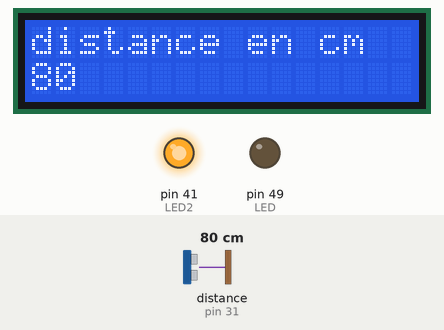
This sketch was run on a simulated Arduino Mega 2560, built with avr-gcc and run on an emulated ATmega2560. Parts: 16×2 character LCD, output pins drawn as LEDs (lit = HIGH). Wiring (inferred from the names in the program): ultrasonic range finder: trigger pin 46; echo pin 31. The test bench sets the inputs (shaded band); at power-on: distance to the obstacle (sensor on pin 31) 80 cm. The echo pulse lasts 58.3 µs per cm; pins used as bus, display or sensor lines are not drawn; what the sketch prints to the serial monitor is not drawn.

Above: at 1.2 s.
1.3 s: distance to the obstacle (sensor on pin 31) set to 56 cm
At 2.1 s:
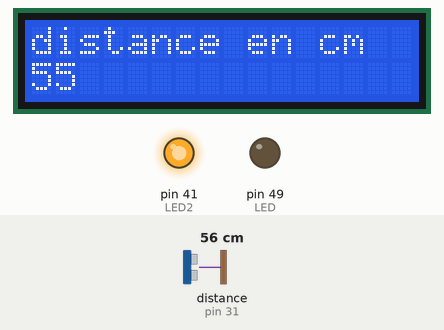
3.0 s: distance to the obstacle (sensor on pin 31) set to 47 cm
At 4.0 s:
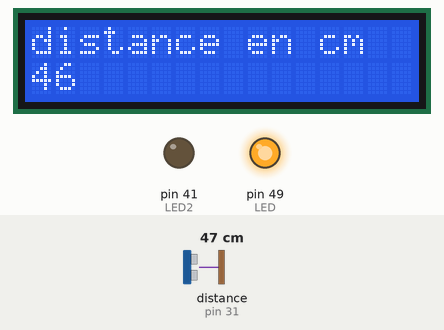
4.6 s: distance to the obstacle (sensor on pin 31) set to 2 cm
At 5.8 s:
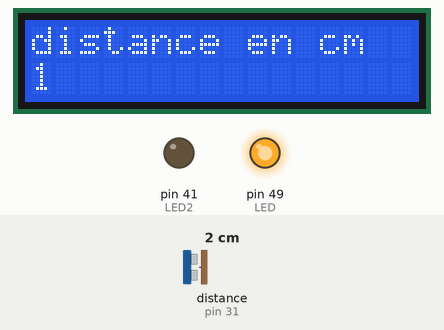
6.1 s: distance to the obstacle (sensor on pin 31) set to 60 cm
At 7.5 s:
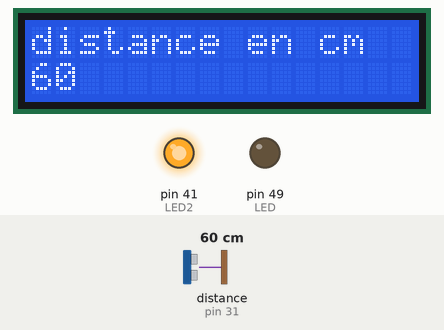
Timing chart, 0 to 9.1 s (numbered marks = the images above; inputs shaded):
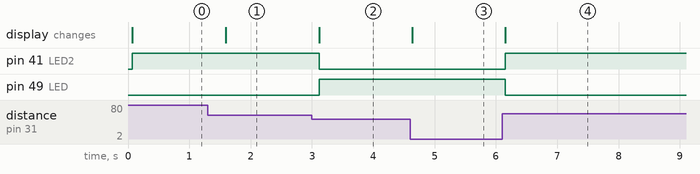

Measured:
- the behaviour switches between 51 and 50 cm on distance to the obstacle (sensor on pin 31) (found by bisection; images 1 and 2)
- after the input at 1.3 s, the display: changes after 0.30 s (image 1)
- after the input at 3.0 s, pin 41 (LED2): HIGH → LOW after 0.12 s; pin 49 (LED): LOW → HIGH after 0.12 s; the display: changes after 0.12 s (image 2)
- after the input at 4.6 s, the display: changes at once (image 3)
- after the input at 6.1 s, pin 41 (LED2): LOW → HIGH after 0.05 s; pin 49 (LED): HIGH → LOW after 0.05 s; the display: changes after 0.05 s (image 4)

The sketch:

ultrasonique.ino
```cpp
// Ecran LCD
#include <LiquidCrystal.h>

/* Code basé sur :
https://itechnofrance.wordpress.com/2013/03/12/utilisation-du-module-ultrason-hc-sr04-avec-larduino/
*/

/* Utilisation du capteur Ultrason HC-SR04 */

// capteur ultra sonique
#define ULTRA_SON_TRIG 46
#define ULTRA_SON_ECHO 31

// les deux LED
#define LED 49
#define LED2 41

// nb de cm pour affichage distinctif LED
#define DISTANCE_LED 50

// lecture echo et conversion en cm
long lecture_echo;
long cm;

// Ecran LCD
LiquidCrystal lcd(8, 9, 4, 5, 6, 7);

void setup()
{
  pinMode(ULTRA_SON_TRIG, OUTPUT);// initialisation trigger as output pour la carte
  digitalWrite(ULTRA_SON_TRIG, LOW); // On envoi du low

  pinMode(ULTRA_SON_ECHO, INPUT);// initialisation echo as input pour la carte
  Serial.begin(9600); // data rate in bits per second

  // initialisation  LED
  pinMode(LED, OUTPUT);
  pinMode(LED2, OUTPUT);

   lcd.begin(16, 2);              // Lance la librarie LCD (16 caractères x 2 lignes)
   lcd.setCursor(0,0); //En haut à gauche (numéroté depuis 0)
   lcd.print("distance en cm"); // Afficher un petit message
}

void loop()
{


  // 10 us de high pour trig pour lancer le capteur ultra sonique
  digitalWrite(ULTRA_SON_TRIG, HIGH);
  delayMicroseconds(10);
  digitalWrite(ULTRA_SON_TRIG, LOW);

  // on recupere l echo
  lecture_echo = pulseIn(ULTRA_SON_ECHO, HIGH);
  cm = lecture_echo / 58;
  // Affichage moniteur
  Serial.print("distance : ");
  Serial.println(cm);
  // Affichage LCD
   lcd.setCursor(0,1);   //Ligne du bas
     lcd.print("                   ");   //Effacer cette ligne
   lcd.setCursor(0,1);   //Ligne du bas
   lcd.print(cm);   // distance

  // affichage LED selon seuil de distance
  if (cm < DISTANCE_LED)
  {
    digitalWrite(LED, HIGH);   // turn the LED on (HIGH is the voltage level)
  digitalWrite(LED2, LOW);
}
  else
 {
   digitalWrite(LED2, HIGH);
   digitalWrite(LED, LOW);
 }

  delay(500);
}
```
